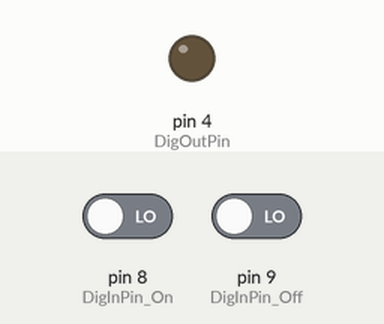
Bench run of a sketch on a simulated Arduino Uno, built with avr-gcc and run on an emulated ATmega328P. Parts: output pins drawn as LEDs (lit = HIGH). The inputs (shaded band) are chosen by the test bench; at power-on: pin 8 (DigInPin_On) LOW, pin 9 (DigInPin_Off) LOW.

Above: at 1.2 s.
1.3 s: pin 8 (DigInPin_On) driven HIGH
At 1.9 s:
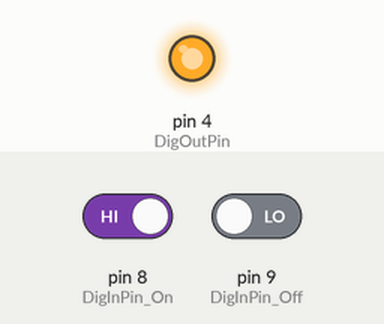
2.8 s: pin 9 (DigInPin_Off) driven HIGH
At 3.3 s:
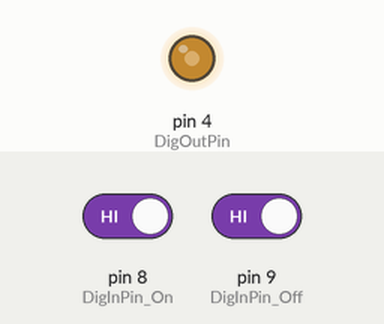
4.3 s: pin 9 (DigInPin_Off) driven LOW
At 5.2 s:
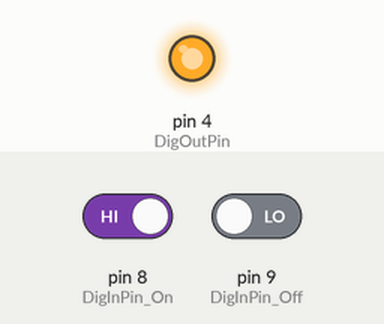
Timing chart, 0 to 7.3 s (numbered marks = the images above; inputs shaded):
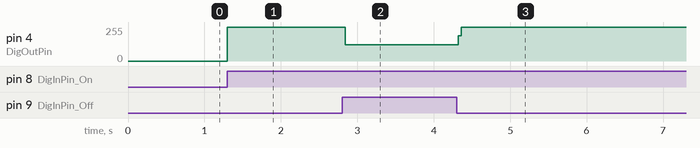

The sketch:

context_switch2.ino
```cpp
// 4/27/15 - needs 2 digital inputs, one for triggering on state, other for triggering off state.

// Enter digital pins that input TTL from nidaq
const int DigInPin_On=8;
const int DigInPin_Off=9;

const int DigOutPin=4; // Dig Pin that will control relay shield


void setup()
{
  // Initialize all inputs from nidaq
  pinMode(DigInPin_On,INPUT);
  pinMode(DigInPin_Off,INPUT);

  // Initialize output pin
  pinMode(DigOutPin,OUTPUT);
  digitalWrite(DigOutPin,LOW);
}


void loop()
{
  // Turn on output if signalled
 if (digitalRead(DigInPin_On))
 {
 digitalWrite(DigOutPin,HIGH);
 }

 // Turn off output if signalled
 if (digitalRead(DigInPin_Off))
 {
   digitalWrite(DigOutPin,LOW);
 }

 }
```

Measured:
- after the input at 1.3 s, pin 4 (DigOutPin): 0/255 → 255/255 at once
- after the input at 2.8 s, pin 4 (DigOutPin): 255/255 → 122/255 at once
- after the input at 4.3 s, pin 4 (DigOutPin): 122/255 → 255/255 at once
